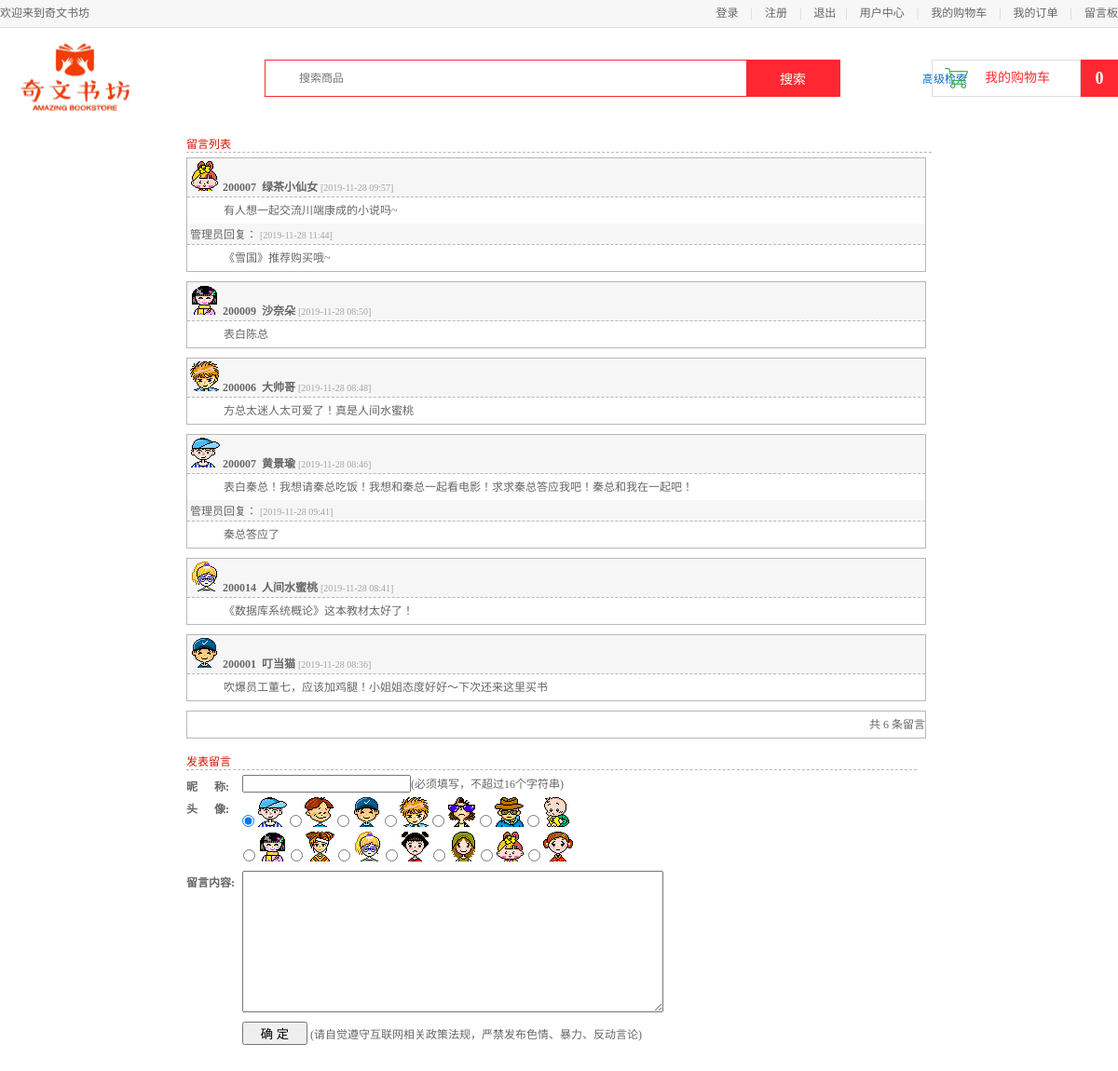
The app's page /用户界面/guestbook.php, older data.
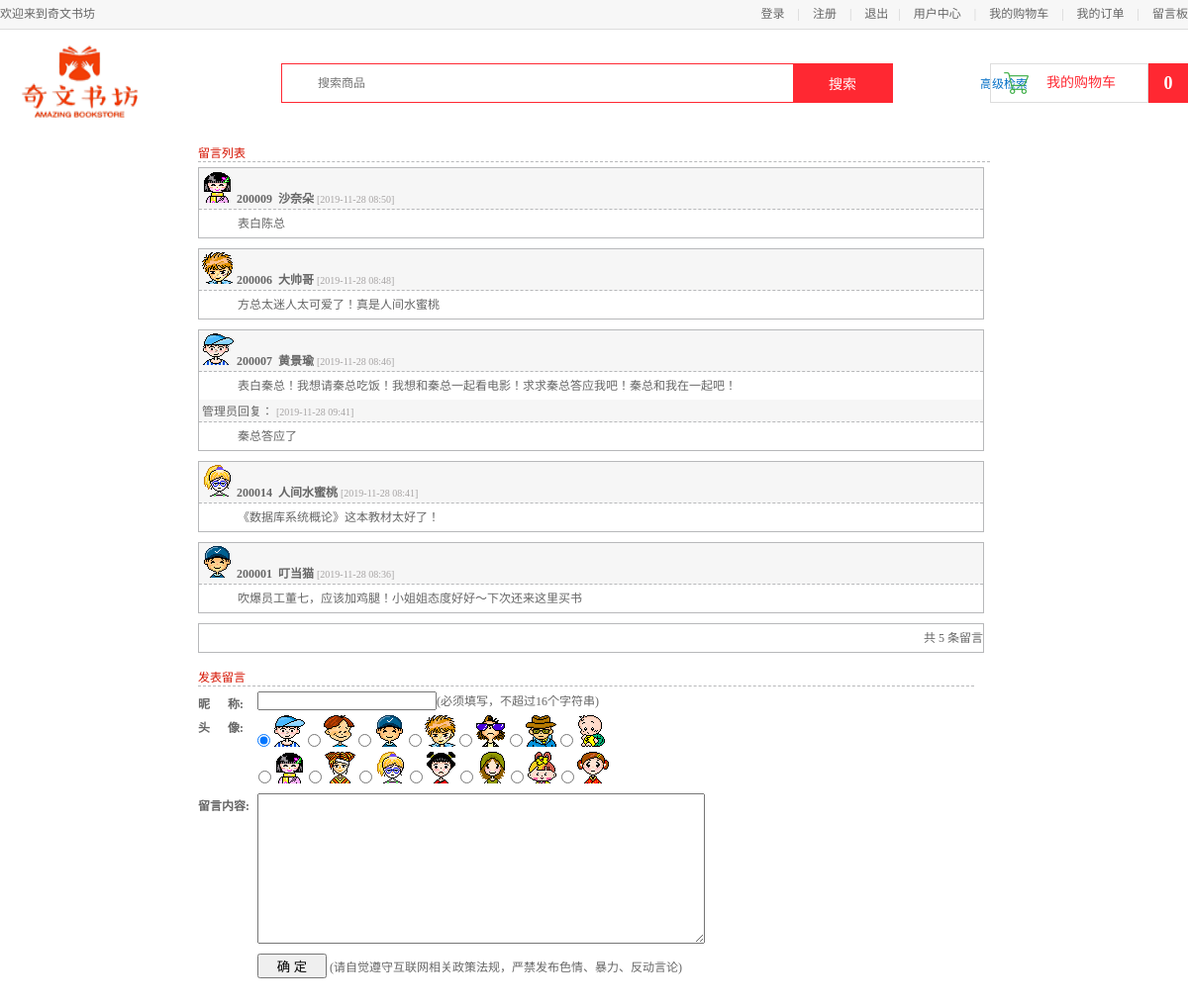
The same page, newer data.
### tables this page shows
CREATE TABLE `guest_book` (
  `id` mediumint(8) unsigned NOT NULL AUTO_INCREMENT,
  `user_id` char(6) NOT NULL,
  `nickname` char(16) NOT NULL,
  `face` tinyint(2) unsigned NOT NULL DEFAULT '1',
  `content` text NOT NULL,
  `create_time` int(10) unsigned NOT NULL DEFAULT '0',
  `staff_id` char(6) DEFAULT NULL,
  `reply` text,
  `reply_time` int(10) unsigned DEFAULT NULL,
  PRIMARY KEY (`id`)
);

### 用户界面/config.php (called while the page is built)
<?php
$pagesize = 8;
?>

### 用户界面/guestbook.php (the view, shortened to what this page needs)
<!DOCTYPE html PUBLIC "-//W3C//DTD XHTML 1.0 Transitional//EN" "http://www.w3.org/TR/xhtml1/DTD/xhtml1-transitional.dtd">
<html xmlns="http://www.w3.org/1999/xhtml">
<head>
	<link rel="stylesheet" type="text/css" href="css/style1.css" />
    <link rel="stylesheet" type="text/css" href="css/main.css"/>
    <link rel="stylesheet" type="text/css" href="css/foot.css"/>
    <link rel="stylesheet" type="text/css" href="css/reset.css"/>
    <link rel="stylesheet" type="text/css"  href="css/booklist.css"/>
</head>
<body>
<div class="header_con">
    <div class="header">
        <div class="welcome fl">欢迎来到奇文书坊</div>
        <div class="fr">
            <div class="login_btn fl">
                <?php
                if(empty($_SESSION['user_name']))
                    echo'<a href="login.html">登录</a>
                        <span>|</span>
                        <a href="register.html">注册</a>';
                else
                    echo'欢迎您：'.$_SESSION['user_name'];
                 ?>
                <span>|</span>
                <a href="logout.php">退出</a>
            </div>
            <div class="user_link fl">
                <span>|</span>
                <a href="personalinfo.php">用户中心</a>
                <span>|</span>
                <a href="ShowCart.php">我的购物车</a>
                <span>|</span>
                <a href="checkorder.php">我的订单</a>
				<span>|</span>
                <a href="guestbook.php">留言板</a>
            </div>
        </div>
    </div>
</div>
<div class="search_bar clearfix">
    <a href="index.php" class="logo fl"><img src="images/logo1.png" width="160" height="99"></a>
    <div class="search_con fl">
        <form action="search_result.php" method="post">
            <input type="text" class="input_text fl" name="search_word" placeholder="搜索商品">
            <input type="submit" class="input_btn fr" name="search" value="搜索">
        </form>
    </div>
	<a href="advanced_search.php" style="position:absolute; top:75px; left:990px; ">高级检索</a>
    <div class="guest_cart fr">
        <a href="ShowCart.php" class="cart_name fl">我的购物车</a>
        <div class="goods_count fl" id="show_count">0</div>
    </div>
</div>
<div id="container">
<div id="guestbook">
	<h3>留言列表</h3>
	<?php
	require("db.php");
	require("config.php");
	$p = $_GET['p']?$_GET['p']:1;
	$offset = ($p-1)*$pagesize;
	$sql = "SELECT * FROM guest_book ORDER BY id DESC LIMIT  $offset , $pagesize";
	$result=mysqli_query($conn,$sql);
	while($gb_array = mysqli_fetch_array($result)){
	?>
	<div class="guestbook-list">
	<p class="guestbook-head">
	<img src="images/<?=$gb_array['face']?>.gif" />
	<span class="bold"><?=$gb_array['user_id']."&nbsp;&nbsp;".$gb_array['nickname']?></span> <span class="guestbook-time">[<?=date("Y-m-d H:i", $gb_array['create_time'])?>]</span></p>
	<p class="guestbook-content"><?=nl2br($gb_array['content'])?></p>
	<?php
		if(!empty($gb_array['reply_time'])) {
	?>
	<p class="guestbook-head">管理员回复： <span class="guestbook-time">[<?=date("Y-m-d H:i", $gb_array['reply_time'])?>]</span></p>
	<p class="guestbook-content"><?=nl2br($gb_array['reply'])?></p>
	<?php
		}
	?>
</div>
	<?php
	}
	?>
	<div class="guestbook-list guestbook-page">
	<p>
	<?php
	$count_result = mysqli_query($conn,("SELECT count(*) FROM guest_book"));
	$count_array = mysqli_fetch_array($count_result);
	echo '共 ',$count_array['count(*)'],' 条留言';
	?>
</p>
</div>
</div>
<div id="guestbook-form">
	<h3>发表留言</h3>
	<form id="form1" name="form1" method="post" action="submiting.php" onSubmit="return InputCheck(this)">
	<p>
	<label for="title">昵&nbsp;&nbsp;&nbsp;&nbsp;&nbsp;&nbsp;称:</label>
	<input id="nickname" name="nickname" type="text" /><span>(必须填写，不超过16个字符串)</span>
	</p>
	<p>
	<label for="face">头&nbsp;&nbsp;&nbsp;&nbsp;&nbsp;&nbsp;像:</label>
	<input type="radio" name="face" value="1" checked>
	<img src="images/1.gif" />
	<input type="radio" name="face" value="2">
	<img src="images/2.gif" />
	<input type="radio" name="face" value="3">
	<img src="images/3.gif" />
	<input type="radio" name="face" value="4">
	<img src="images/4.gif" />
	<input type="radio" name="face" value="5">
	<img src="images/5.gif" />
	<input type="radio" name="face" value="6">
	<img src="images/6.gif" />
	<input type="radio" name="face" value="7">
	<img src="images/7.gif" />
	</p>
	<p class="leftmargin">
	<input type="radio" name="face" value="8">
	<img src="images/8.gif" />
	<input type="radio" name="face" value="9">
	<img src="images/9.gif" />
	<input type="radio" name="face" value="10">
	<img src="images/10.gif" />
	<input type="radio" name="face" value="11">
	<img src="images/11.gif" />
	<input type="radio" name="face" value="12">
	<img src="images/12.gif" />
	<input type="radio" name="face" value="13">
	<img src="images/13.gif" />
	<input type="radio" name="face" value="14">
	<img src="images/14.gif" />
	</p>
	<p>
	<p>
	<label for="title">留言内容:</label>
	<textarea id="content" name="content"></textarea>
	</p>
	<input type="submit" name="submit" class="submit" value="  确 定  " />
	<span>(请自觉遵守互联网相关政策法规，严禁发布色情、暴力、反动言论) </span>
	</form>
	</div>
	</div>
	<br/>
	<br/>
	<br/>
</body>
</html>

### CSS/style1.css (style rules this page uses)
* { margin: 0; padding: 0; }
html { width: 100%; height: 100%; font-family: "Tahoma","verdana","arial", "sans-serif","����"; font-size: 12px; }
img { border: none; }
a { color: #006ec6; }
.bold { font-weight: bold; }
#container { width: 800px; margin: 0 auto; overflow: hidden; }
#guestbook { width: 100%; margin: 0 auto; }
h3 { margin-top: 15px; color: #d51300; font-weight: bold; border-bottom:1px #b7b8ba dashed; }
.guestbook-list { width: 99%; margin: 5px 0 5px 0; border: 1px #b7b8ba solid; line-height: 1.5em; float: left; }
.guestbook-head { background-color: #f6f6f6; padding: 3px 3px 0 3px; border-bottom:1px #b7b8ba dashed; }
.guestbook-time { font-size: 10px; color: #a7a4a4; }
.guestbook-content { padding:5px 5px 5px 39px; }
.guestbook-page { padding: 5px 0 5px 0; text-align: right; }
#guestbook-form { width: 98%; float: left; margin-top: 10px; }
#guestbook-form form { margin-top: 5px; }
#guestbook-form label { float: left; width: 60px; margin-top: 3px; font-weight: bold; }
#guestbook-form span { color: #666666; }
#guestbook-form input { margin-bottom: 5px; }
#guestbook-form .leftmargin { margin-left: 61px; margin-bottom: 5px; }
#guestbook-form textarea { width: 450px; height: 150px; }
#guestbook-form .submit { width: 70px; margin: 10px 0 0 60px; height: 25px; }

### CSS/main.css (style rules this page uses)
body { font-family:'Microsoft Yahei';font-size:12px;color:#666; }
html,body { height:100% }
.header_con { background-color:#f7f7f7; height:29px; border-bottom:1px solid #dddddd }
.header { width:1200px; height:29px; margin:0 auto; }
.welcome,.login_info,.login_btn,.user_link { line-height:29px; }
.login_btn a,.user_link a { color:#666; }
.login_btn span,.user_link span { color:#cecece; margin:0 10px; }
.search_bar { width:1200px;height:115px;margin:0 auto; }
.search_con { width:616px;height:38px;border:1px solid #ff2832;margin:34px 0 0 124px; }
.search_con .input_text { width:470px;height:34px;border:0px;margin:2px 0 0 36px;outline:none;font-size:12px;color:#737272;font-family:'Microsoft Yahei' }
.search_con .input_btn { width:100px;height:38px;background-color:#ff2832; border:0px;font-size:14px;color:#fff;font-family:'Microsoft Yahei';outline:none;cursor:pointer; }
.guest_cart { width:200px;height:40px;margin-top:34px; position: relative; }
.guest_cart .cart_name { position: absolute; left: 0; width:158px;height:38px;line-height:38px;border:1px solid #dddddd; display:block; background: url(../images/icons.png) 13px -300px no-repeat ; font-size:14px;color:#ff2832;text-indent:56px; }
.guest_cart .goods_count { width:40px;height:40px;text-align:center;line-height:40px;font-size:18px; font-weight:bold;color:#fff;background-color:#ff2832; position: absolute; right: 0; }

Row changes from the older to the newer data that the page shows:
removed guest_book: shows a picture, user "200007", nickname "绿茶小仙女", create_time "2019-11-28 09:57", content "有人想一起交流川端康成的小说吗~", reply_time "2019-11-28 11:44", reply "《雪国》推荐购买哦~"
Text that changed along with them:
$count_array['count(*)']: "6" → "5"
